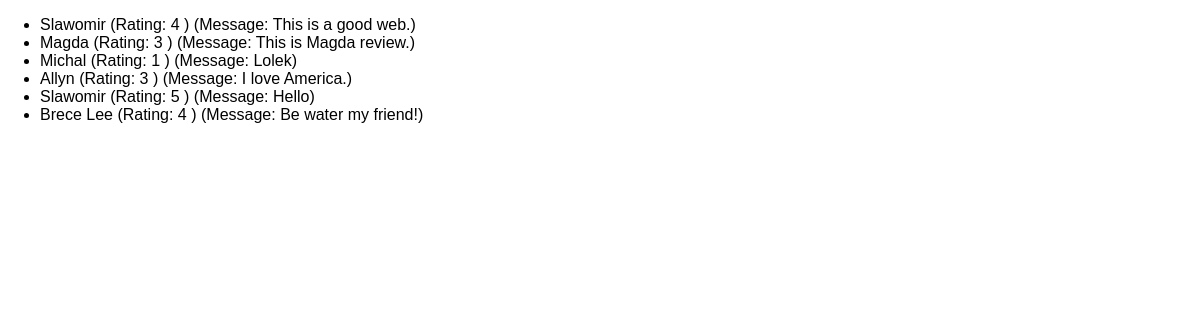
Page /reviews on the earlier database version.
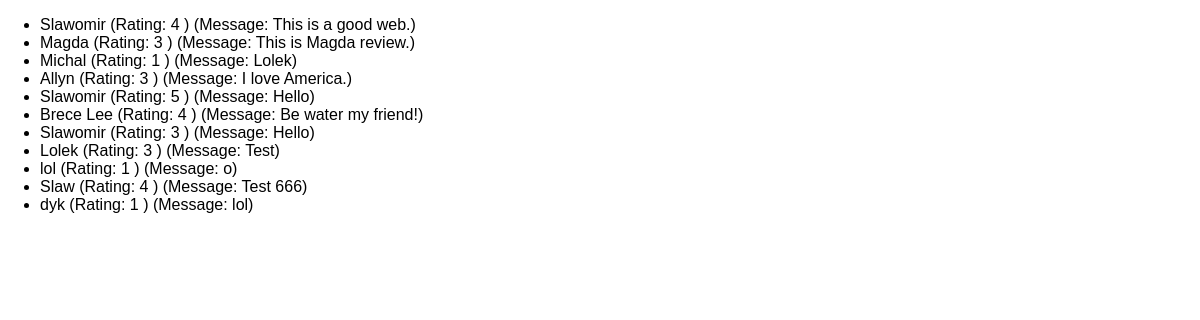
Same page on the later database version.
### reviews/models.py (models this page shows)
class Review(models.Model):
  user_name = models.CharField(max_length=200)
  review_text = models.TextField()
  rating = models.IntegerField()

### reviews/views.py (the view)
# urls.py: path("reviews", views.ReviewsListView.as_view()),
class ReviewsListView(ListView):
    template_name = "reviews/review_list.html"
    model = Review

### reviews/templates/reviews/review_list.html (shortened to what this page needs)
{% extends "reviews/base.html" %}
{% block content %}
<ul>
  {% for review in object_list %}
  <li>{{ review.user_name }} (Rating: {{ review.rating }} ) (Message: {{ review.review_text}})</li>
  {% endfor %}
</ul>
{% endblock %}

Differences in the rows shown:
added Review: user_name "Slawomir", rating "3", review_text "Hello"
added Review: user_name "Lolek", rating "3", review_text "Test"
added Review: user_name "lol", rating "1", review_text "o"
added Review: user_name "Slaw", rating "4", review_text "Test 666"
added Review: user_name "dyk", rating "1", review_text "lol"
